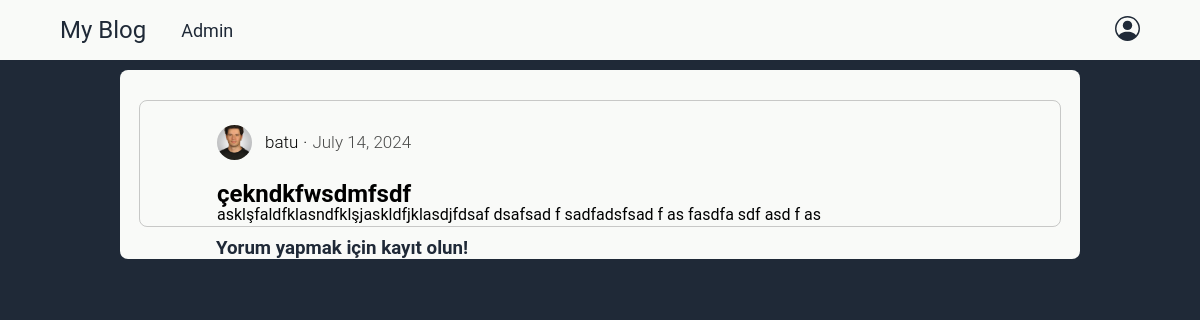
Page /details/32 on the earlier database version.
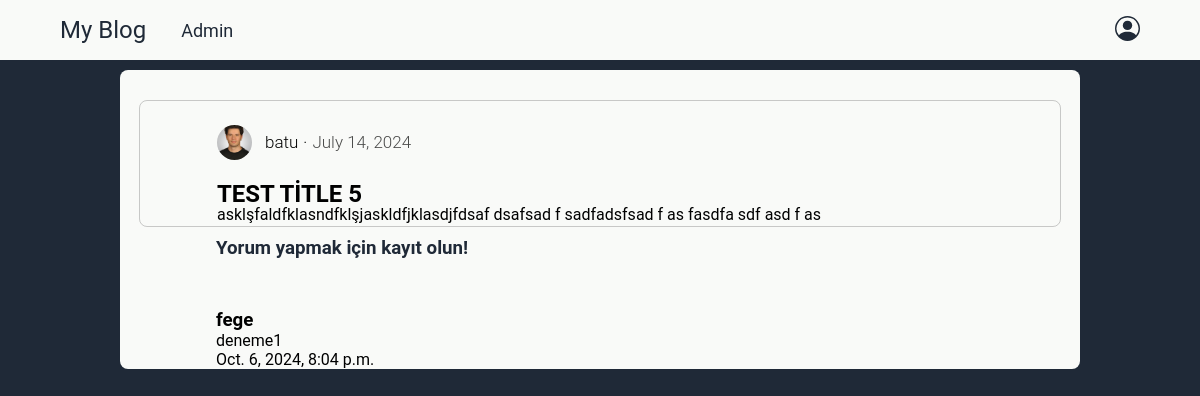
Same page on the later database version.
### blog/models.py (models this page shows, shortened)
class Post(models.Model):
    author = models.ForeignKey("auth.User",on_delete = models.CASCADE)
    title = models.CharField(max_length=40)
    content = models.TextField()
    create_date = models.DateTimeField(default = timezone.now)
    published_date = models.DateTimeField(blank=True,null=True)

class UserModel(models.Model):
    user = models.OneToOneField(User,on_delete=models.CASCADE,related_name="UserModel")
    profile_pic = models.ImageField(upload_to='profile_pics',blank=True,null=True)

class Comment(models.Model):
    post=models.ForeignKey(Post,on_delete=models.CASCADE,related_name='comments')
    comment_author=models.ForeignKey("auth.User",on_delete=models.CASCADE)
    comment_content=models.TextField(max_length=200)
    comment_date=models.DateTimeField(auto_now_add=True)

### blog/views.py (the view)
# urls.py: path('details/<int:pk>',views.BlogDetailView,name='detail'),
def BlogDetailView(request,pk):
    if request.method=='POST':
        if request.user.is_authenticated:
            commentForm=CommentCreateForm(request.POST)
            post=models.Post.objects.get(pk=pk)
            if commentForm.is_valid():
                comment=commentForm.save(commit=False)
                comment.comment_author=request.user
                comment.post=post
                comment.save()
                return HttpResponseRedirect(request.path_info)
            else:
                return HttpResponse('Form is not valid !')
        else:
            return HttpResponse('You must log in if you want to post a comment.')
    else:
        post=models.Post.objects.get(pk=pk)
        comments=post.comments.all().order_by('-comment_date')
        commentForm=CommentCreateForm()
        return render(request,'blog/blog_details.html',context={'post':post,'comments':comments,'form':commentForm})

### templates/blog/blog_details.html (shortened to what this page needs)
{% extends "base.html" %}
{% block bodyBlock %}
  <div id="detail-div-main">
    <section id="detail-section1">
      <div>
        <div class="blog-user flex">
          <img class="author-pp" src="{{post.author.UserModel.profile_pic.url}}" alt="author-pp">
          <p class="author-name">{{post.author}}</p>
          <span style="margin-bottom:10px;"><p>.</p></span>
          <span style="opacity: 70%;"><p>{{post.create_date.date}}</p></span>
        </div>
        <h2>{{post.title}}</h2>
        <p>{{post.content}}</p>
      </div>
    </section>
    <section id="detail-section2">
      <div>
        {% if user.is_authenticated %}
          <form method='POST'>
            {% csrf_token %}
            <div class="flex">
              {{form.comment_content}}
            </div>
            <input type="submit" value="Send comment" class="btn btn-success">
          </form>
        {% else %}
        <h3 style="color:#1F2937;">Yorum yapmak için kayıt olun!</h3>
        {% endif %}
      </div>
      {% for comment in comments %}
        <div class="comment">
          <h3>{{comment.comment_author.username}}</h3>
          <p>{{comment.comment_content}}</p>
          <p>{{comment.comment_date}}</p>
        </div>
      {% endfor %}
    </section>
  </div>
{% endblock bodyBlock %}

Differences in the rows shown:
changed Post "batu": title "çekndkfwsdmfsdf" → "TEST TİTLE 5"
added Comment: comment_author.username "fege", comment_content "deneme1", comment_date "Oct. 6, 2024, 8:04 p.m."
